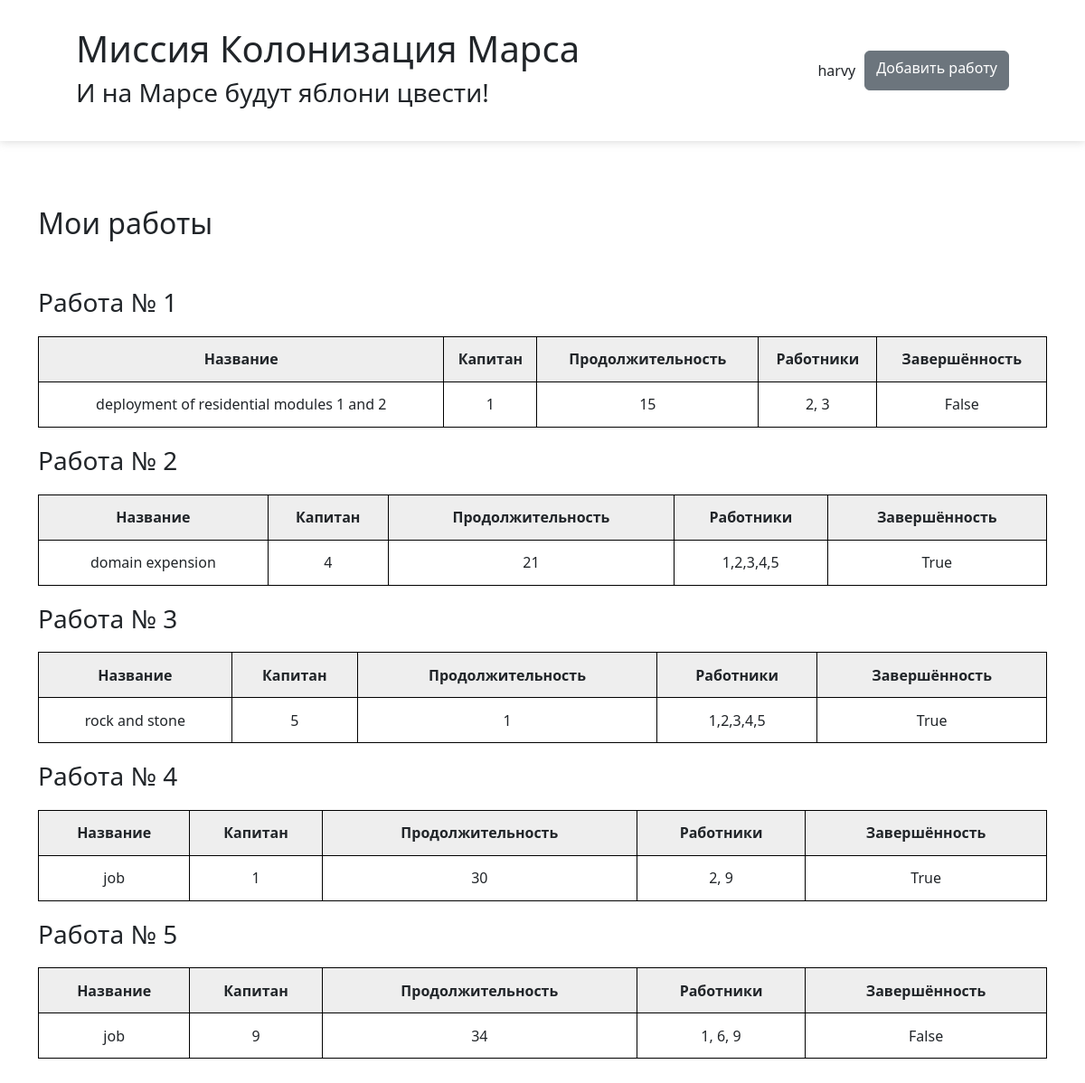
The page / (signed in) on the database its author committed.
### data/__all_models.py (models this page shows, shortened)
class User(SqlAlchemyBase, UserMixin):
    __tablename__ = 'users'
    id = sqlalchemy.Column(sqlalchemy.Integer, primary_key=True, autoincrement=True)
    surname = sqlalchemy.Column(sqlalchemy.String, nullable=True)
    name = sqlalchemy.Column(sqlalchemy.String, nullable=True)
    age = sqlalchemy.Column(sqlalchemy.Integer, nullable=True)
    position = sqlalchemy.Column(sqlalchemy.String, nullable=True)
    speciality = sqlalchemy.Column(sqlalchemy.String, nullable=True)
    address = sqlalchemy.Column(sqlalchemy.String, nullable=True)
    email = sqlalchemy.Column(sqlalchemy.String, unique=True, nullable=True)
    hashed_password = sqlalchemy.Column(sqlalchemy.String, nullable=True)
    modified_date = sqlalchemy.Column(sqlalchemy.DateTime, default=datetime.datetime.now)

class Jobs(SqlAlchemyBase, UserMixin):
    __tablename__ = 'jobs'
    id = sqlalchemy.Column(sqlalchemy.Integer, primary_key=True, autoincrement=True)
    team_leader = sqlalchemy.Column(sqlalchemy.Integer, sqlalchemy.ForeignKey("users.id"))
    job = sqlalchemy.Column(sqlalchemy.String, nullable=True)
    work_size = sqlalchemy.Column(sqlalchemy.Integer, nullable=True)
    collaborators = sqlalchemy.Column(sqlalchemy.String, nullable=True)
    start_date = sqlalchemy.Column(sqlalchemy.DateTime, nullable=True, default=datetime.datetime.now)
    end_date = sqlalchemy.Column(sqlalchemy.DateTime, nullable=True)
    is_finished = sqlalchemy.Column(sqlalchemy.Boolean, nullable=True)

### code.py (the view)
@app.route('/')
@app.route('/index/<title>')
def index(title='main'):
    if current_user.is_authenticated:
        db_sess = db_session.create_session()
        jobs = db_sess.query(Jobs).filter(Jobs.team_leader.like(current_user.id) | Jobs.collaborators.contains(current_user.id))
    else:
        jobs = None
    return render_template('base.html', title=title, jobs=jobs)

### code.py (called while the page is built)
@login_manager.user_loader
def load_user(user_id):
    db_sess = db_session.create_session()
    return db_sess.query(User).get(user_id)

### data/db_session.py (called while the page is built)
def create_session() -> Session:
    global __factory
    return __factory()

### templates/base.html (shortened to what this page needs)
<!DOCTYPE html>
<html lang="ru">
<head>
    <link href="https://cdn.jsdelivr.net/npm/bootstrap@5.3.3/dist/css/bootstrap.min.css" rel="stylesheet">
    <link rel="stylesheet" type="text/css" href="{{ url_for('static', filename='css/style.css') }}" />
</head>
<body>
    <header>
        <h1>Миссия Колонизация Марса</h1>
        <nav>
            {% if current_user.is_authenticated %}
                <a class="navbar-brand" href="/logout">{{ current_user.name }}</a>
                <a href="/add_job" class="btn btn-secondary">Добавить работу</a>
            {% else %}
                <p>
                    <a class="btn btn-primary " href="/register">Зарегистрироваться</a>
                    <a class="btn btn-success" href="/login">Войти</a>
                </p>
            {% endif %}
        </nav>
        <h3>И на Марсе будут яблони цвести!</h3>
    </header>
    <main role="main" class="container">
        {% if current_user.is_authenticated %}
            <h2>Мои работы</h2>
            <br>
            {% for job in jobs %}
                <h3 class="job-num">Работа № {{ loop.index }}</h3>
                <table>
                    <tr>
                        <th>Название</th>
                        <th>Капитан</th>
                        <th>Продолжительность</th>
                        <th>Работники</th>
                        <th>Завершённость</th>
                    </tr>
                    <tr>
                        <td>{{ job.job }}</td>
                        <td>{{ job.team_leader }}</td>
                        <td>{{ job.work_size }}</td>
                        <td>{{ job.collaborators }}</td>
                        <td>{{ job.is_finished }}</td>
                    </tr>
                </table>
            {% endfor %}
        {% else %}
            {% block content %}{% endblock %}
        {% endif %}
    </main>
</body>
</html>

### static/css/style.css (style rules this page uses)
table { width: 100%; margin: 20px 20px 0 0; }
th { background: #eeeeee; }
tr { height: 50px; text-align: center; }
th, td { border-style: solid; border-width: 1px; border-color: black; }
header { width: auto; background: white; position: fixed; top: 0px; left: 0px; right: 0px; padding-right: 7%; padding-left: 7%; padding-top: 30px; height: 156px; box-shadow: 0 0 10px #9a9a9a6e; }
nav { display: flex; position: absolute; top: 56px; right: 7%; }
main { margin-top: 228px; margin-bottom: 100px; }
.navbar-brand { margin: 10px; }
.job-num { margin-top: 20px; }

### rows shown on the page
User: name "harvy"
Jobs: job "deployment of residential modules 1 and 2", team_leader "1", work_size "15", collaborators "2, 3", is_finished "False"
Jobs: job "domain expension", team_leader "4", work_size "21", collaborators "1,2,3,4,5", is_finished "True"
Jobs: job "rock and stone", team_leader "5", work_size "1", collaborators "1,2,3,4,5", is_finished "True"
Jobs: job "job", team_leader "1", work_size "30", collaborators "2, 9", is_finished "True"
Jobs: job "job", team_leader "9", work_size "34", collaborators "1, 6, 9", is_finished "False"
